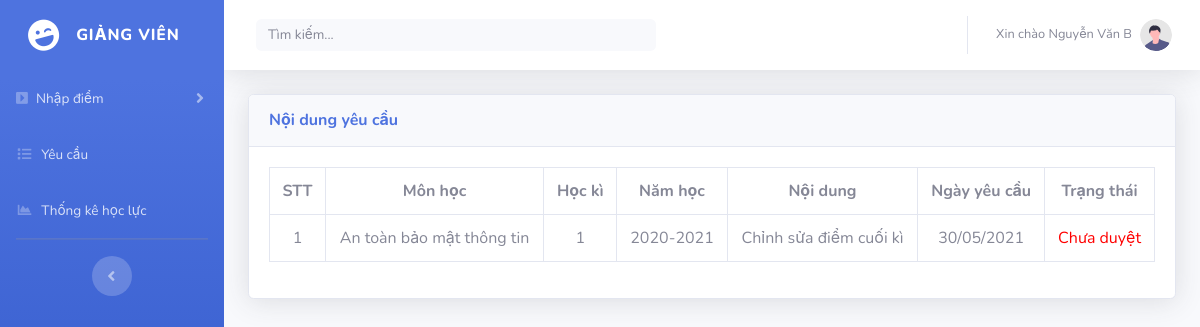
The page /NoiDungYC.php (signed in) on the database its author committed.
### tables this page shows
CREATE TABLE `giangvien` (
  `MaGV` varchar(10) NOT NULL,
  `TenGV` text NOT NULL
);

CREATE TABLE `dsyeucau` (
  `MaYC` int(11) NOT NULL,
  `MaLopHP` varchar(10) NOT NULL,
  `MaGV` varchar(10) NOT NULL,
  `NoiDung` text NOT NULL,
  `TrangThaiYC` bit(1) NOT NULL,
  `NgayYC` date NOT NULL
);

CREATE TABLE `lophp` (
  `MaLopHP` varchar(20) NOT NULL,
  `TenLop` text NOT NULL
);

CREATE TABLE `phancong` (
  `MaPC` int(11) NOT NULL,
  `MaGV` varchar(10) NOT NULL,
  `MaLopHP` varchar(20) NOT NULL,
  `HocKi` int(11) NOT NULL,
  `NamHoc` text NOT NULL
);

### NoiDungYC.php (the view, shortened to what this page needs)
<?php
$conn = mysqli_connect("localhost", "root", "", "dbdoan2") or die("Không thể kết nối CSDL");
$conn->set_charset('utf8');
$username = $_SESSION['TenTaiKhoan'];
$sql = $conn -> query("SELECT * FROM giangvien WHERE MaGV = '$username'");
if(mysqli_num_rows($sql)>0)
{
    $row = $sql->fetch_assoc();
        $HoTen = $row['TenGV'];
}
?>
<html lang="en">
<head>
    <link href="https://cdn.jsdelivr.net/npm/bootstrap@5.0.0-beta3/dist/css/bootstrap.min.css" rel="stylesheet"
>
    <link href="vendor/fontawesome-free/css/all.min.css" rel="stylesheet" type="text/css">
    <link href="css/sb-admin-2.min.css" rel="stylesheet">
</head>
<body id="page-top">
    <div id="wrapper">
    <ul class="navbar-nav bg-gradient-primary sidebar sidebar-dark accordion" id="accordionSidebar">
        <a class="sidebar-brand d-flex align-items-center justify-content-center" href="PageGV.php">
            <div class="sidebar-brand-icon rotate-n-15">
                <i class="fas fa-laugh-wink"></i>
            </div>
            <div class="sidebar-brand-text mx-3">Giảng viên</div>
        </a>
        <li class="nav-item">
            <a class="nav-link collapsed" href="#" data-toggle="collapse" data-target="#collapsePages"
                aria-expanded="true" aria-controls="collapsePages">
                <i class="fas fa-caret-square-right"></i>
                <span>Nhập điểm</span>
            </a>
        </li>
        <li class="nav-item">
        <a class="nav-link" href="NoiDungYC.php">
        <i class="fas fa-fw fa-list"></i>
        <span>Yêu cầu</span></a>
        </li>
        <li class="nav-item">
            <a class="nav-link" href="ThongkeHL.php">
                <i class="fas fa-fw fa-chart-area"></i>
                <span>Thống kê học lực</span>
            </a>
        </li>
        <hr class="sidebar-divider d-none d-md-block">
        <div class="text-center d-none d-md-inline">
            <button class="rounded-circle border-0" id="sidebarToggle"></button>
        </div>
    </ul>
    <div id="content-wrapper" class="d-flex flex-column">
        <div id="content">
            <nav class="navbar navbar-expand navbar-light bg-white topbar mb-4 static-top shadow">
                <form
                    class="d-none d-sm-inline-block form-inline mr-auto ml-md-3 my-2 my-md-0 mw-100 navbar-search">
                    <div class="input-group">
                        <input id="myInput" type="text" class="form-control bg-light border-0 small" placeholder="Tìm kiếm..."
                            aria-label="Search" aria-describedby="basic-addon2" style="border: 1px solid;">
                    </div>
                </form>
                <ul class="navbar-nav ml-auto">
                    <li class="nav-item dropdown no-arrow">
                        <a class="nav-link dropdown-toggle" href="#" id="userDropdown" role="button"
                            data-toggle="dropdown" aria-haspopup="true" aria-expanded="false">
                            <span class="mr-2 d-none d-lg-inline text-gray-600 small">Xin chào <?php echo $HoTen;?> </span>
                            <img class="img-profile rounded-circle"
                                src="img/undraw_profile.svg">
                        </a>
                    </li>
                </ul>
            </nav>
     <div class="container-fluid">
        <div class="card shadow mb-4">
            <div class="card-header py-3">
                <h6 class="m-0 font-weight-bold text-primary">Nội dung yêu cầu</h6>
            </div>
            <div class="card-body">
                <div class="table-responsive">
                    <table class="table table-bordered" style = "text-align: center;" id="dataTable" width="100%" cellspacing="0">
                        <tr>
                                <th>STT</th>
                                <th>Môn học</th>
                                <th>Học kì</th>
                                <th>Năm học</th>
                                <th>Nội dung</th>
                                <th>Ngày yêu cầu </th>
                                <th>Trạng thái</th>
                        </tr>
                        <?php
                                 $sql = $conn -> query("SELECT lh.TenLop, pc.HocKi, pc.NamHoc, yc.NoiDung, yc.TrangThaiYC, yc.NgayYC
                                            FROM dsyeucau yc, phancong pc, lophp lh, giangvien gv
                                            WHERE yc.MaGV = pc.MaGV AND pc.MaGV = gv.MaGV AND lh.MaLopHP = yc.MaLopHP AND yc.MaGV = '$username'");
                                    $STT = 1;
                                while($rows = $sql -> fetch_assoc()): ?>
                                <tr>
                                    <td><?php echo $STT++;?> </td>
                                    <td><?php echo $rows['TenLop']; ?></td>
                                    <td><?php echo $rows['HocKi'];?></td>
                                    <td><?php echo $rows['NamHoc'];?></td>
                                    <td><?php echo $rows['NoiDung'];?></td>
                                    <td>
                                        <?php
                                        $NgayLapPN = $rows['NgayYC'];
                                        $newDate = date("d/m/Y", strtotime($NgayLapPN));
                                        echo $newDate;
                                ?>
                                    </td>
                                    <td>
                                        <?php
                                                $TrangThai = $rows['TrangThaiYC'];
                                                if($TrangThai == 1)
                                                {
                                                    echo 'Đã duyệt';
                                                }
                                                else
                                                {
                                                    echo "<span style='color:red;text-align:center;'> Chưa duyệt </span>";
                                                }
                                            ?>
                                    </td>
                                </tr>
                                <?php endwhile; ?>
                    </table>
                </div>
            </div>
        </div>
     </div>
</body>
</html>

### rows shown on the page
giangvien: TenGV "Nguyễn Văn B"
dsyeucau: lophp.TenLop "An toàn bảo mật thông tin", phancong.HocKi "1", phancong.NamHoc "2020-2021", NoiDung "Chỉnh sửa điểm cuối kì", NgayYC "30/05/2021", TrangThaiYC "Chưa duyệt"
